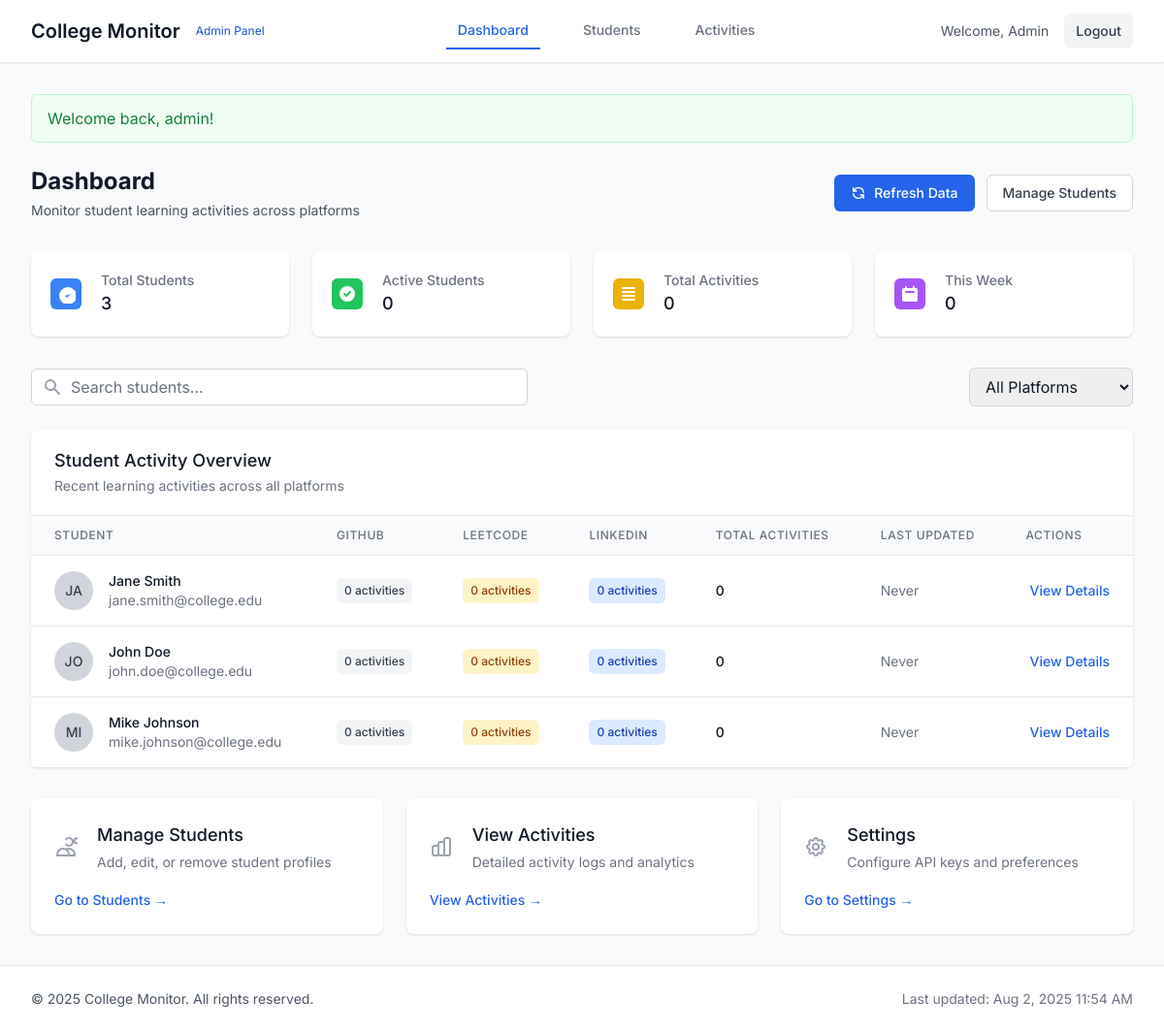
Screenshot of /dashboard.php (signed in) with the database file from the repository.
### tables this page shows
CREATE TABLE IF NOT EXISTS students (
    id INT AUTO_INCREMENT PRIMARY KEY,
    name VARCHAR(100) NOT NULL,
    email VARCHAR(100) UNIQUE,
    github_username VARCHAR(50),
    leetcode_username VARCHAR(50),
    linkedin_profile VARCHAR(255),
    created_at TIMESTAMP DEFAULT CURRENT_TIMESTAMP,
    updated_at TIMESTAMP DEFAULT CURRENT_TIMESTAMP ON UPDATE CURRENT_TIMESTAMP
);

### dashboard.php (the view, shortened to what the rows shown need)
<?php
require_once 'db.php';
try {
    $students = getStudentsWithActivities();
} catch (Exception $e) {
    error_log("Dashboard error: " . $e->getMessage());
    $students = [];
    $totalStudents = 0;
    $activeStudents = 0;
    $totalActivities = 0;
}
include 'header.php';
?>
<div class="mb-8">
    <div class="flex flex-col sm:flex-row sm:items-center sm:justify-between">
        <div>
            <h1 class="text-2xl font-bold text-gray-900">Dashboard</h1>
        </div>
    </div>
</div>
<div class="bg-white shadow overflow-hidden sm:rounded-md">
    <?php if (empty($students)): ?>
        <div class="text-center py-12">
            <svg class="mx-auto h-12 w-12 text-gray-400" fill="none" viewBox="0 0 24 24" stroke="currentColor">
                <path stroke-linecap="round" stroke-linejoin="round" stroke-width="2" d="M12 4.354a4 4 0 110 5.292M15 21H3v-1a6 6 0 0112 0v1zm0 0h6v-1a6 6 0 00-9-5.197m13.5-9a2.5 2.5 0 11-5 0 2.5 2.5 0 015 0z" />
            </svg>
            <h3 class="mt-2 text-sm font-medium text-gray-900">No students found</h3>
            <p class="mt-1 text-sm text-gray-500">Get started by adding some students to monitor.</p>
            <div class="mt-6">
                <a href="students.php" class="inline-flex items-center px-4 py-2 border border-transparent shadow-sm text-sm font-medium rounded-md text-white bg-primary-600 hover:bg-primary-700 focus:outline-none focus:ring-2 focus:ring-offset-2 focus:ring-primary-500">
                    Add Students
                </a>
            </div>
        </div>
    <?php else: ?>
        <div class="overflow-x-auto">
            <table id="data-table" class="min-w-full divide-y divide-gray-200">
                <thead class="bg-gray-50">
                    <tr>
                        <th class="sortable px-6 py-3 text-left text-xs font-medium text-gray-500 uppercase tracking-wider">Student</th>
                        <th class="sortable px-6 py-3 text-left text-xs font-medium text-gray-500 uppercase tracking-wider">GitHub</th>
                        <th class="sortable px-6 py-3 text-left text-xs font-medium text-gray-500 uppercase tracking-wider">LeetCode</th>
                        <th class="sortable px-6 py-3 text-left text-xs font-medium text-gray-500 uppercase tracking-wider">LinkedIn</th>
                        <th class="sortable px-6 py-3 text-left text-xs font-medium text-gray-500 uppercase tracking-wider">Total Activities</th>
                        <th class="sortable px-6 py-3 text-left text-xs font-medium text-gray-500 uppercase tracking-wider">Last Updated</th>
                        <th class="px-6 py-3 text-left text-xs font-medium text-gray-500 uppercase tracking-wider">Actions</th>
                    </tr>
                </thead>
                <tbody class="bg-white divide-y divide-gray-200">
                    <?php foreach ($students as $student): ?>
                        <?php
                        $totalStudentActivities = $student['github_activities'] + $student['leetcode_activities'] + $student['linkedin_activities'];
                        $lastUpdated = $student['last_updated'] ? date('M j, Y g:i A', strtotime($student['last_updated'])) : 'Never';
                        ?>
                        <tr class="hover:bg-gray-50">
                            <td class="px-6 py-4 whitespace-nowrap">
                                <div class="flex items-center">
                                    <div class="flex-shrink-0 h-10 w-10">
                                        <div class="h-10 w-10 rounded-full bg-gray-300 flex items-center justify-center">
                                            <span class="text-sm font-medium text-gray-700">
                                                <?php echo strtoupper(substr($student['name'], 0, 2)); ?>
                                            </span>
                                        </div>
                                    </div>
                                    <div class="ml-4">
                                        <div class="text-sm font-medium text-gray-900"><?php echo htmlspecialchars($student['name']); ?></div>
                                        <div class="text-sm text-gray-500"><?php echo htmlspecialchars($student['email']); ?></div>
                                    </div>
                                </div>
                            </td>
                            <td class="px-6 py-4 whitespace-nowrap">
                                <div class="flex items-center">
                                    <?php if ($student['github_username']): ?>
                                        <span class="activity-badge activity-github">
                                            <?php echo $student['github_activities']; ?> activities
                                        </span>
                                    <?php else: ?>
                                        <span class="text-gray-400 text-sm">Not linked</span>
                                    <?php endif; ?>
                                </div>
                            </td>
                            <td class="px-6 py-4 whitespace-nowrap">
                                <div class="flex items-center">
                                    <?php if ($student['leetcode_username']): ?>
                                        <span class="activity-badge activity-leetcode">
                                            <?php echo $student['leetcode_activities']; ?> activities
                                        </span>
                                    <?php else: ?>
                                        <span class="text-gray-400 text-sm">Not linked</span>
                                    <?php endif; ?>
                                </div>
                            </td>
                            <td class="px-6 py-4 whitespace-nowrap">
                                <div class="flex items-center">
                                    <?php if ($student['linkedin_profile']): ?>
                                        <span class="activity-badge activity-linkedin">
                                            <?php echo $student['linkedin_activities']; ?> activities
                                        </span>
                                    <?php else: ?>
                                        <span class="text-gray-400 text-sm">Not linked</span>
                                    <?php endif; ?>
                                </div>
                            </td>
                            <td class="px-6 py-4 whitespace-nowrap">
                                <div class="text-sm font-medium text-gray-900"><?php echo $totalStudentActivities; ?></div>
                            </td>
                            <td class="px-6 py-4 whitespace-nowrap text-sm text-gray-500">
                                <?php echo $lastUpdated; ?>
                            </td>
                            <td class="px-6 py-4 whitespace-nowrap text-right text-sm font-medium">
                                <a href="student_details.php?id=<?php echo $student['id']; ?>" class="text-primary-600 hover:text-primary-900">View Details</a>
                            </td>
                        </tr>
                    <?php endforeach; ?>
                </tbody>
            </table>
        </div>
    <?php endif; ?>
</div>
<?php include 'footer.php'; ?>

### rows the page displays
students: name "JA", name "Jane Smith", email "jane.smith@college.edu", github_activities "0", leetcode_activities "0", linkedin_activities "0", totalStudentActivities "0", lastUpdated "Never"
students: name "JO", name "John Doe", email "john.doe@college.edu", github_activities "0", leetcode_activities "0", linkedin_activities "0", totalStudentActivities "0", lastUpdated "Never"
students: name "MI", name "Mike Johnson", email "mike.johnson@college.edu", github_activities "0", leetcode_activities "0", linkedin_activities "0", totalStudentActivities "0", lastUpdated "Never"

### other values shown
APP_NAME "College Monitor"
$_SESSION['success_message'] "Welcome back, admin!"
$totalStudents "3"
$activeStudents "0"
$totalActivities "0"
